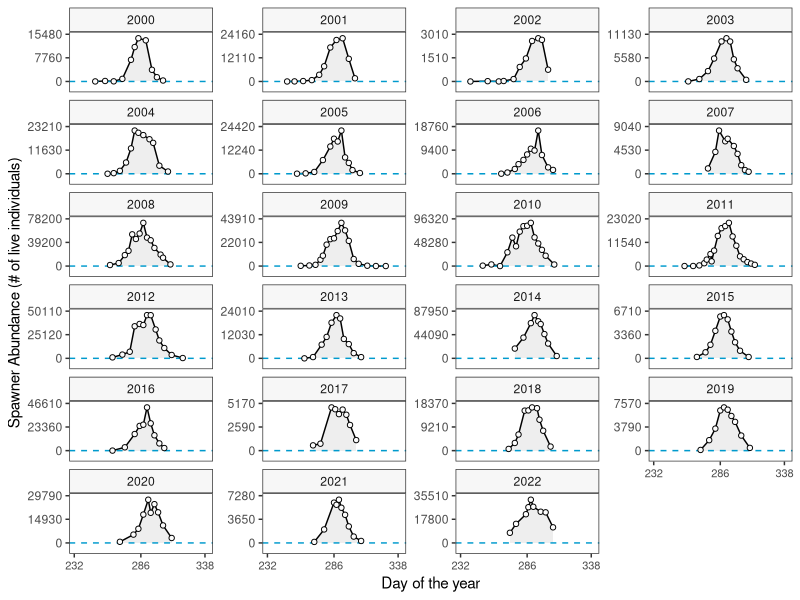
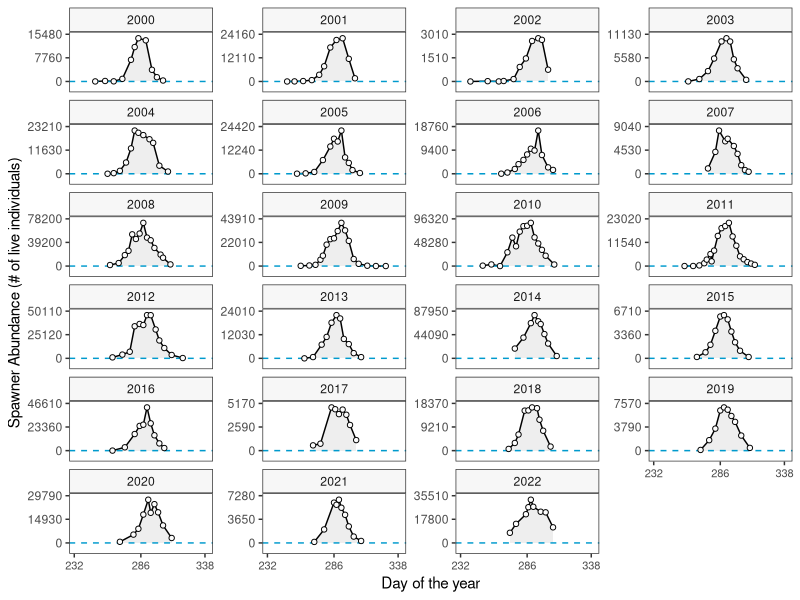

Generate these figures, in order, with R: (Note: this script raises an error after producing the figures.)
# Braden Judson
# Function for making AUC plots.

# Set project directory.
setwd("~/oksox_auc/aucs")

# Load libraries.
library(tidyverse); library(lubridate)

# Develop function. 
auc <- function(data, date, count) {
  
  # Function for rounding values to a given accuracy.
  round_any <- function(x, accuracy, f = round) 
               {f(x/accuracy)*accuracy}
  
  # Function for setting year-specific y-axis breaks (n=3).
  cbs <- function(y) {c(0, round_any(max(y)/2.1, 10),
                        round_any(max(y) - 0.05*(max(y)), 10))}
  
  cxb <- function(x) {c(round_any(min(x) + 0.02*min(x), 1), 
                        round_any(mean(c(min(x), max(x))), 1),
                        round_any(max(x) - 0.02*max(x), 1))}
  
  # Functions for extending axis limits to best see the data.
  ylim <- function(y) {c(min(y) - 0.25*max(y), max(y) + max(y)*0.15)}
  xlim <- function(x) {c(min(x) - 0.05*min(x), max(x) + max(x)*0.05)}
  
  # Reformat variables.
  data$year = as.factor(lubridate::year(data[[date]]))
  data$date = yday(data$date)
  data[[count]] = as.numeric(data[[count]])
  
  # Pass to ggplot.
  (plot <- ggplot(data = data, 
                  aes(x = .data[[date]],
                      y = .data[[count]])) +
      
      # Fill in area under AUC with gray.
      geom_area(aes(y = .data[[count]]), 
                fill = "gray",   
                alpha = 0.25) +
      
      # Connect data points with black line.
      geom_line() +
      
      # Plot distirbutions year-by-year with free y-axes.
      facet_wrap(~ year, as.table = TRUE,
                 scales = "free_y",
                 ncol = 4) +
      
      # Add blue dotted line indicating zero.
      geom_hline(yintercept = 0,
                 color = "deepskyblue3",
                 linewidth = 0.5,
                 linetype = "dashed") +
      
      # Add individual data points on top of other geoms.
      geom_point(shape = 21, color = "black",
                 fill = "gray99") +
      
      # Use custom function to add 3 evenly spaced y-axis ticks.
      scale_y_continuous(expand = c(0,0), 
                         breaks = cbs,
                         limits = ylim) +
      
      # Keep x-axis consistent.
      scale_x_continuous(breaks = cxb,
                         expand = c(0,0),
                         limits = xlim) +
      
      # Black and white theme.
      theme_bw() +
      
      # Remove grid lines.
      theme(panel.grid = element_blank(),
            axis.text.x = element_text(size = 8)) +
      xlab("Day of the year") + 
      ylab("Spawner Abundance (# of live individuals)") +
      
      # Lighten background ribbon colour.
      theme(strip.background = element_rect(fill = "gray97")))
  
      aucs <- data %>%            
      # Assign to data to new variable to calculate AUCs.
      
      group_by(year) %>%   
      # Group by sampling year.
      
      mutate(tdiff = date - lag(date),                      
             # Difference in dates (time diff).
             
             tdiff = replace(tdiff, which(tdiff < 0), NA),
             # Negative times (spanning years) should be NA.
             
             xbar = (.data[[count]] + lag(.data[[count]]))/2, 
             # Average of counts wrt previous count
             
             fishdays = case_when(                          
               is.na(xbar) ~ .data[[count]] * 11/2,         
               # First survey, calculate left tail.
               
               !is.na(xbar) ~ tdiff * xbar
               # If not last survey, follow algorithmin of Hillborn.
             ),
             # Counts are time diff * average count.
             cumulative = collapse::fcumsum(fishdays)) %>%  
        
      # Cumulative summary vals - ignores NAs,
      group_by(year) %>%     
      
      summarise(total_auc = max(cumulative, na.rm = TRUE) +
                  # Take the total count...
                  
                  (.data[[count]][which.max(date)]*(11/2)),
                  # ... and estimate right-most tail with known residency time.
                
                nerkids = round(total_auc/11,0))
                  # Divide the whole thing by the residency time.
  
  # Saves outcome as list with 1) plots and 2) summary of the data.
  l1 <- list(plot = plot, aucs = aucs)
  return(l1)
  
}


# Lower Osoyoos River ----------------------------------------------------------

# Read enumeration data in and manipulate it into two columns.
counts <- read.csv("lowerOSO_counts.csv", na.strings = "") %>% 
  select(c(1,2,7)) %>% 
  filter(!is.na(index_date)) %>% 
  mutate(index_date = dmy(index_date)) %>% 
  mutate_if(is.character, as.numeric) %>% 
  mutate(total = rowSums(.[,c(2,3)],
                         na.rm = TRUE)) %>% 
  select(c(1,ncol(.))) %>% 
  `colnames<-`(., c("date", "live")) %>% 
  arrange(date); head(counts)

# Run plotting function.
oso_plots <- auc(data = counts, 
                 date = "date",
                 count = "live") 
oso_plots$plot; oso_plots$aucs

# Save figures.
ggsave("plots/oso_auc.png", units = "px", 
       width = 2000, height = 2000)


# Penticton --------------------------------------------------------------------

# Read in data. Requires some manipulation.
pen <- read.csv("nerkids_all_yrs.csv") %>% 
  arrange(date) %>% 
  filter(stream != "Shingle Creek") %>% 
  select(1,3); head(pen)
  # Check that date format is interpretable by function.

pen_plots <- auc(data = pen,
                 date = "date", 
                 count = "count")
pen_plots$plot; pen_plots$aucs

ggsave("plots/pen_auc.png", units = "px", 
       width = 2000, height = 1300)

# Shingle ----------------------------------------------------------------------

# x axis marks are weird for shingle and mcintyre - needs fixing.

library(lubridate)

shingle <- read.csv("nerkids_all_yrs.csv") %>% 
  arrange(date) %>% 
  filter(stream == "Shingle Creek") %>%
  # Pre-2014 data are not usable. 
  filter(lubridate::year(ymd(date)) > 2014) %>% 
  # Data for 2016 are not usable.
  filter(lubridate::year(ymd(date)) != 2016) %>% 
  select(1,3); head(shingle)
# Check that date format is interpretable by function.

shinplots <- auc(data = shingle,
                 date = "date", 
                 count = "count") 
shinplots$plot; head(shinplots$aucs)

ggsave("plots/shin_auc.png", units = "px", 
       width = 2000, height = 1300)


# Above McIntyre ---------------------------------------------------------------

# CHECK 2011 point, seems incorrect? maybe 2010 too

mcin <- read.csv("midOSO_counts.csv", na.strings = "") %>% 
  select(1:2) %>% 
  filter(!is.na(Date)) %>% 
  mutate(date = dmy(Date)) %>%  
  select(2:3) %>% 
  `colnames<-`(., tolower(colnames(.)))

mcinplots <- auc(data = mcin, 
                 date = "date", 
                 count = "live")
mcinplots$plot; head(mcinplots$aucs)

ggsave("plots/mcintyre_auc.png", units = "px", 
       width = 2000, height = 2000)
